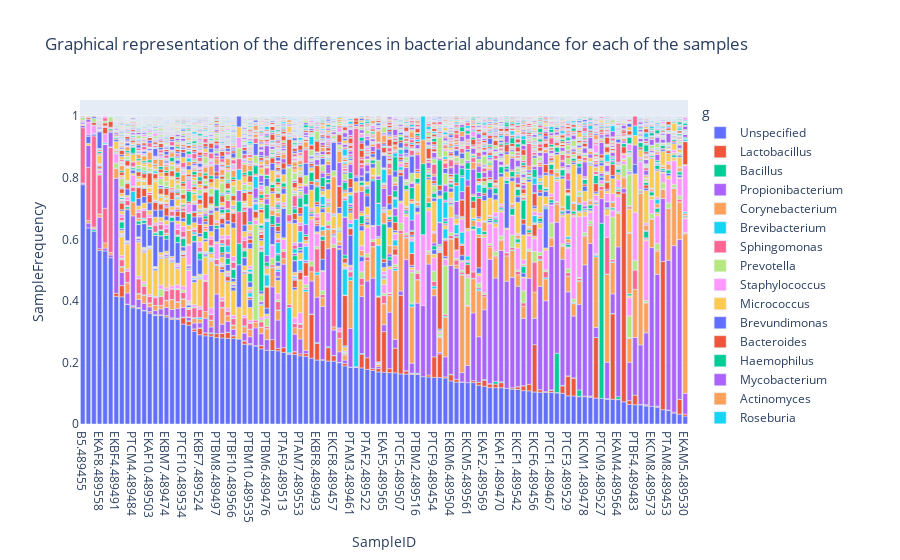

Source (notebook cell):
### Code cell
# Stacked barplots
df_sample_genre_freq = data.groupby(['SampleID', 'g'])['SampleFrequency'].sum().reset_index().sort_values('SampleFrequency', ascending=False)
fig = px.bar(df_sample_genre_freq, x = "SampleID", y = "SampleFrequency", color = "g", title = "Graphical representation of the differences in bacterial abundance for each of the samples")
fig.show()
